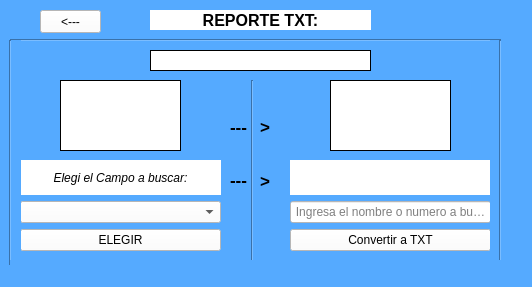
<?xml version="1.0" encoding="UTF-8"?>
<ui version="4.0">
 <class>VentanaHacerTxt</class>
 <widget class="QMainWindow" name="VentanaHacerTxt">
  <property name="geometry">
   <rect>
    <x>0</x>
    <y>0</y>
    <width>532</width>
    <height>287</height>
   </rect>
  </property>
  <property name="windowTitle">
   <string>MainWindow</string>
  </property>
  <property name="styleSheet">
   <string notr="true">background-color: rgb(85, 170, 255);</string>
  </property>
  <widget class="QWidget" name="centralwidget">
   <widget class="QLabel" name="titulo">
    <property name="geometry">
     <rect>
      <x>150</x>
      <y>10</y>
      <width>221</width>
      <height>20</height>
     </rect>
    </property>
    <property name="font">
     <font>
      <pointsize>12</pointsize>
      <weight>75</weight>
      <bold>true</bold>
     </font>
    </property>
    <property name="styleSheet">
     <string notr="true">background-color: rgb(255, 255, 255);</string>
    </property>
    <property name="text">
     <string>REPORTE TXT:</string>
    </property>
    <property name="alignment">
     <set>Qt::AlignCenter</set>
    </property>
   </widget>
   <widget class="Line" name="line">
    <property name="geometry">
     <rect>
      <x>242</x>
      <y>80</y>
      <width>21</width>
      <height>191</height>
     </rect>
    </property>
    <property name="styleSheet">
     <string notr="true"/>
    </property>
    <property name="orientation">
     <enum>Qt::Vertical</enum>
    </property>
   </widget>
   <widget class="QLabel" name="label_2">
    <property name="geometry">
     <rect>
      <x>226</x>
      <y>170</y>
      <width>21</width>
      <height>20</height>
     </rect>
    </property>
    <property name="font">
     <font>
      <pointsize>13</pointsize>
      <weight>75</weight>
      <bold>true</bold>
     </font>
    </property>
    <property name="styleSheet">
     <string notr="true"/>
    </property>
    <property name="text">
     <string>---</string>
    </property>
    <property name="alignment">
     <set>Qt::AlignRight|Qt::AlignTrailing|Qt::AlignVCenter</set>
    </property>
   </widget>
   <widget class="QLabel" name="label_4">
    <property name="geometry">
     <rect>
      <x>260</x>
      <y>170</y>
      <width>21</width>
      <height>21</height>
     </rect>
    </property>
    <property name="font">
     <font>
      <pointsize>13</pointsize>
      <weight>75</weight>
      <bold>true</bold>
     </font>
    </property>
    <property name="styleSheet">
     <string notr="true"/>
    </property>
    <property name="text">
     <string>&gt;</string>
    </property>
    <property name="alignment">
     <set>Qt::AlignLeading|Qt::AlignLeft|Qt::AlignVCenter</set>
    </property>
   </widget>
   <widget class="QLabel" name="imagen">
    <property name="geometry">
     <rect>
      <x>330</x>
      <y>80</y>
      <width>121</width>
      <height>71</height>
     </rect>
    </property>
    <property name="styleSheet">
     <string notr="true">background-color: rgb(255, 255, 255);</string>
    </property>
    <property name="frameShape">
     <enum>QFrame::Box</enum>
    </property>
    <property name="text">
     <string/>
    </property>
    <property name="pixmap">
     <pixmap>../mutimedia/txtLleno.png</pixmap>
    </property>
    <property name="scaledContents">
     <bool>true</bool>
    </property>
   </widget>
   <widget class="QLabel" name="imagen2">
    <property name="geometry">
     <rect>
      <x>60</x>
      <y>80</y>
      <width>121</width>
      <height>71</height>
     </rect>
    </property>
    <property name="styleSheet">
     <string notr="true">background-color: rgb(255, 255, 255);</string>
    </property>
    <property name="frameShape">
     <enum>QFrame::Box</enum>
    </property>
    <property name="text">
     <string/>
    </property>
    <property name="pixmap">
     <pixmap>../mutimedia/txtvacio.png</pixmap>
    </property>
    <property name="scaledContents">
     <bool>true</bool>
    </property>
   </widget>
   <widget class="QLabel" name="label_3">
    <property name="geometry">
     <rect>
      <x>200</x>
      <y>120</y>
      <width>47</width>
      <height>13</height>
     </rect>
    </property>
    <property name="font">
     <font>
      <pointsize>13</pointsize>
      <weight>75</weight>
      <bold>true</bold>
     </font>
    </property>
    <property name="text">
     <string>---</string>
    </property>
    <property name="alignment">
     <set>Qt::AlignRight|Qt::AlignTrailing|Qt::AlignVCenter</set>
    </property>
   </widget>
   <widget class="QLabel" name="label_5">
    <property name="geometry">
     <rect>
      <x>260</x>
      <y>120</y>
      <width>47</width>
      <height>13</height>
     </rect>
    </property>
    <property name="font">
     <font>
      <pointsize>13</pointsize>
      <weight>75</weight>
      <bold>true</bold>
     </font>
    </property>
    <property name="text">
     <string>&gt;</string>
    </property>
    <property name="alignment">
     <set>Qt::AlignLeading|Qt::AlignLeft|Qt::AlignVCenter</set>
    </property>
   </widget>
   <widget class="Line" name="line_2">
    <property name="geometry">
     <rect>
      <x>10</x>
      <y>30</y>
      <width>491</width>
      <height>20</height>
     </rect>
    </property>
    <property name="styleSheet">
     <string notr="true"/>
    </property>
    <property name="orientation">
     <enum>Qt::Horizontal</enum>
    </property>
   </widget>
   <widget class="Line" name="line_3">
    <property name="geometry">
     <rect>
      <x>0</x>
      <y>40</y>
      <width>21</width>
      <height>231</height>
     </rect>
    </property>
    <property name="styleSheet">
     <string notr="true"/>
    </property>
    <property name="orientation">
     <enum>Qt::Vertical</enum>
    </property>
   </widget>
   <widget class="QLabel" name="mensaje">
    <property name="geometry">
     <rect>
      <x>150</x>
      <y>50</y>
      <width>221</width>
      <height>21</height>
     </rect>
    </property>
    <property name="font">
     <font>
      <pointsize>10</pointsize>
      <weight>75</weight>
      <italic>true</italic>
      <bold>true</bold>
     </font>
    </property>
    <property name="styleSheet">
     <string notr="true">background-color: rgb(255, 255, 255);</string>
    </property>
    <property name="frameShape">
     <enum>QFrame::Box</enum>
    </property>
    <property name="text">
     <string/>
    </property>
    <property name="alignment">
     <set>Qt::AlignCenter</set>
    </property>
   </widget>
   <widget class="Line" name="line_5">
    <property name="geometry">
     <rect>
      <x>10</x>
      <y>260</y>
      <width>501</width>
      <height>20</height>
     </rect>
    </property>
    <property name="styleSheet">
     <string notr="true"/>
    </property>
    <property name="orientation">
     <enum>Qt::Horizontal</enum>
    </property>
   </widget>
   <widget class="Line" name="line_4">
    <property name="geometry">
     <rect>
      <x>490</x>
      <y>40</y>
      <width>21</width>
      <height>241</height>
     </rect>
    </property>
    <property name="styleSheet">
     <string notr="true"/>
    </property>
    <property name="orientation">
     <enum>Qt::Vertical</enum>
    </property>
   </widget>
   <widget class="QWidget" name="layoutWidget">
    <property name="geometry">
     <rect>
      <x>290</x>
      <y>160</y>
      <width>201</width>
      <height>91</height>
     </rect>
    </property>
    <layout class="QVBoxLayout" name="verticalLayout_2">
     <item>
      <widget class="QLabel" name="nombrecampo">
       <property name="font">
        <font>
         <italic>true</italic>
        </font>
       </property>
       <property name="styleSheet">
        <string notr="true">background-color: rgb(255, 255, 255);</string>
       </property>
       <property name="text">
        <string/>
       </property>
       <property name="alignment">
        <set>Qt::AlignCenter</set>
       </property>
      </widget>
     </item>
     <item>
      <widget class="QLineEdit" name="datoabuscar">
       <property name="styleSheet">
        <string notr="true">background-color: rgb(255, 255, 255);</string>
       </property>
       <property name="inputMask">
        <string/>
       </property>
       <property name="text">
        <string/>
       </property>
       <property name="alignment">
        <set>Qt::AlignCenter</set>
       </property>
       <property name="placeholderText">
        <string>Ingresa el nombre o numero a buscar</string>
       </property>
      </widget>
     </item>
     <item>
      <widget class="QPushButton" name="hacertxt">
       <property name="styleSheet">
        <string notr="true">QPushButton:hover{
	background-color: rgb(85, 0, 255);
	
	color: rgb(255, 255, 255);

}

QPushButton{
background-color: rgb(255, 255, 255);
	color: rgb(0, 0, 0);

}



</string>
       </property>
       <property name="text">
        <string>Convertir a TXT</string>
       </property>
      </widget>
     </item>
    </layout>
   </widget>
   <widget class="QWidget" name="layoutWidget">
    <property name="geometry">
     <rect>
      <x>20</x>
      <y>160</y>
      <width>201</width>
      <height>91</height>
     </rect>
    </property>
    <layout class="QVBoxLayout" name="verticalLayout">
     <item>
      <widget class="QLabel" name="titulo2">
       <property name="font">
        <font>
         <italic>true</italic>
        </font>
       </property>
       <property name="styleSheet">
        <string notr="true">background-color: rgb(255, 255, 255);</string>
       </property>
       <property name="text">
        <string>Elegi el Campo a buscar:</string>
       </property>
       <property name="alignment">
        <set>Qt::AlignCenter</set>
       </property>
      </widget>
     </item>
     <item>
      <widget class="QComboBox" name="combocampos">
       <property name="styleSheet">
        <string notr="true">background-color: rgb(255, 255, 255);</string>
       </property>
      </widget>
     </item>
     <item>
      <widget class="QPushButton" name="elegir">
       <property name="styleSheet">
        <string notr="true">QPushButton:hover{
	
	
	
	background-color: rgb(0, 85, 255);
	color: rgb(255, 255, 255);

}

QPushButton{
background-color: rgb(255, 255, 255);
	color: rgb(0, 0, 0);

}
</string>
       </property>
       <property name="text">
        <string>ELEGIR</string>
       </property>
      </widget>
     </item>
    </layout>
   </widget>
   <widget class="QPushButton" name="regresar">
    <property name="geometry">
     <rect>
      <x>40</x>
      <y>10</y>
      <width>61</width>
      <height>23</height>
     </rect>
    </property>
    <property name="styleSheet">
     <string notr="true">QPushButton:hover{
	
	
	background-color: rgb(0, 255, 255);
	
	color: rgb(0, 0, 0);

}

QPushButton{
background-color: rgb(255, 255, 255);
	color: rgb(0, 0, 0);

}
</string>
    </property>
    <property name="text">
     <string>&lt;---</string>
    </property>
   </widget>
   <zorder>layoutWidget</zorder>
   <zorder>layoutWidget</zorder>
   <zorder>titulo</zorder>
   <zorder>line</zorder>
   <zorder>label_2</zorder>
   <zorder>label_4</zorder>
   <zorder>imagen</zorder>
   <zorder>imagen2</zorder>
   <zorder>label_3</zorder>
   <zorder>label_5</zorder>
   <zorder>line_2</zorder>
   <zorder>line_3</zorder>
   <zorder>mensaje</zorder>
   <zorder>line_4</zorder>
   <zorder>line_5</zorder>
   <zorder>regresar</zorder>
  </widget>
  <widget class="QMenuBar" name="menubar">
   <property name="geometry">
    <rect>
     <x>0</x>
     <y>0</y>
     <width>532</width>
     <height>21</height>
    </rect>
   </property>
  </widget>
  <widget class="QStatusBar" name="statusbar"/>
 </widget>
 <resources/>
 <connections/>
</ui>
